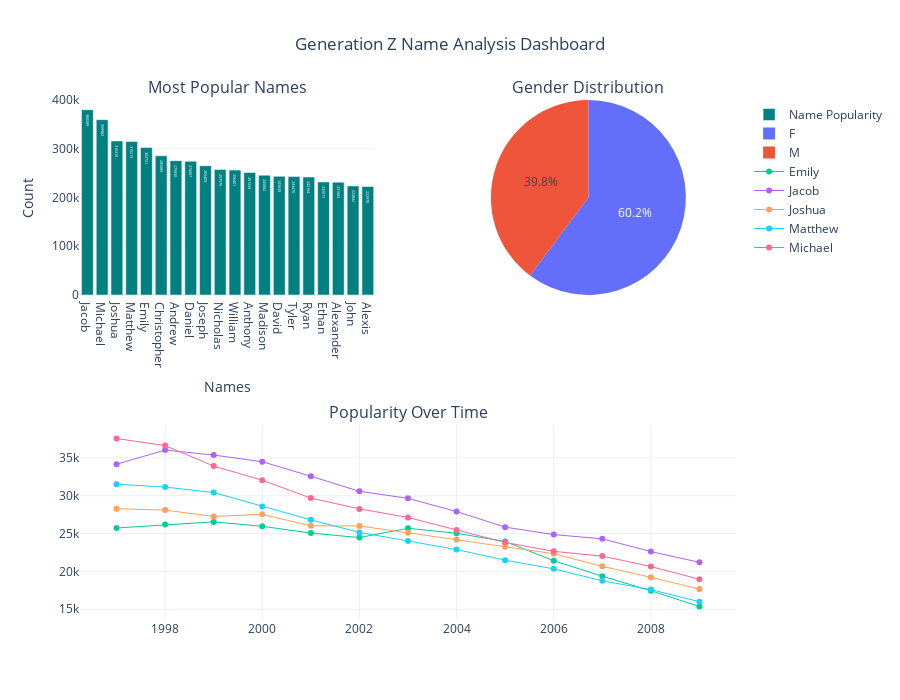

Notebook cell for this chart:
### Markdown cell above
## Generation Z (1997 - 2009)

### Code cell
# Filter the DataFrame for The Generation Z years
df_generation_z = df_baby_names[["Name", "Year", "Gender", "Count"]][
    (df_baby_names.Year >= 1997) & (df_baby_names.Year <= 2009)
]

# Group by "Name" and "Gender" to calculate the total count for each gender
grouped = df_generation_z.groupby(["Name", "Gender"], as_index=False).agg({"Count": "sum"})

# Find the most popular gender for each name
most_popular_gender = (
    grouped.loc[grouped.groupby("Name")["Count"].idxmax()] 
    .rename(columns={"Count": "MaxGenderCount"})           
    [["Name", "Gender"]]                                   
)

# Merge the most popular gender back into the original DataFrame
df_generation_z = (
    df_generation_z.groupby("Name", as_index=False)
    .agg({
        "Year": "min",       
        "Count": "sum"       
    })
    .merge(most_popular_gender, on="Name", how="left")
)

# Sort by Count in descending order
df_generation_z = df_generation_z.sort_values(by="Count", ascending=False)

bar_chart = go.Bar(
    x=df_generation_z.iloc[:20]["Name"],
    y=df_generation_z.iloc[:20]["Count"],
    text=df_generation_z["Count"],
    textposition='auto',
    name="Name Popularity",
    marker=dict(color='teal')
)

gender_distribution = df_generation_z["Gender"].value_counts()
pie_chart = go.Pie(
    labels=gender_distribution.index,
    values=gender_distribution.values,
    name="Gender Distribution"
)

# Retrieves the 5 most popular names for the Generation
df_line_chart_name = df_generation_z.iloc[:5][["Name", "Gender"]] 

# Return only the names in the previous dataset from the original dataset
df_filtered = df_baby_names[df_baby_names["Name"].isin(df_line_chart_name["Name"])] 

# Filter the filtered dataset to only return the years between 1997 and 2009
df_filtered = df_filtered[(df_filtered["Year"] >= 1997) & (df_filtered["Year"] <= 2009)]

# Return all the fields Name, Year, Count, Gender
df_line_chart = df_filtered[["Name", "Year", "Count", "Gender"]] 

# Merge the previous df_line_chart_name with df_line_chart to return the right names with most popular gender by years in the generation
df_line_chart_actual = pd.merge(df_line_chart, df_line_chart_name, on=['Name', 'Gender'], how='inner')

line_chart = go.Figure()

# Group by "Name" and iterate through the groups directly
for name, group in df_line_chart_actual.groupby("Name"):
    line_chart.add_trace(go.Scatter(
        x=group["Year"],
        y=group["Count"],
        mode='lines+markers',
        name=name,  
        line=dict(width=1),
        marker=dict(size=6),
        text=group["Name"]
    ))

# Update Layout for Better Visualization
line_chart.update_layout(
    title="Popularity of Names Over Time",
    xaxis_title="Year",
    yaxis_title="Count",
    template="plotly_white",
    showlegend=True,
)

# Create a Subplot Layout
fig = make_subplots(
    rows=2, cols=2,
    specs=[[{"type": "bar"}, {"type": "pie"}], [{"type": "scatter", "colspan": 2}, None]],
    subplot_titles=("Most Popular Names", "Gender Distribution", "Popularity Over Time")
)

# Add the Bar Chart and Pie Chart to the Subplot
fig.add_trace(bar_chart, row=1, col=1)
fig.add_trace(pie_chart, row=1, col=2)

# Add the scatter plot from the line_chart to the subplot
for trace in line_chart.data:
    fig.add_trace(trace, row=2, col=1)

# Update Layout for Better Visualization
fig.update_layout(
    title_text="Generation Z Name Analysis Dashboard",
    title_x=0.5,
    height=700,
    showlegend=True,
    template="plotly_white",
    xaxis_title="Names",
    yaxis_title="Count"
)
# Display the Dashboard
fig.show()

### Figure 1 — Plotly figure (JSON) as saved in the notebook; plotly's stock layout.template omitted (floating-point values rounded to 4 significant figures; data arrays with more than 128 entries replaced by an {"elided": "..."} marker saying what was removed)
{"data": [{"marker": {"color": "teal"}, "name": "Name Popularity", "text": {"elided": "58771 int values"}, "textposition": "auto", "type": "bar", "x": ["Jacob", "Michael", "Joshua", "Matthew", "Emily", "Christopher", "Andrew", "Daniel", "Joseph", "Nicholas", "William", "Anthony", "Madison", "David", "Tyler", "Ryan", "Ethan", "Alexander", "John", "Alexis"], "xaxis": "x", "y": [380289, 359982, 316316, 315213, 302721, 285689, 275830, 274457, 265409, 257579, 256401, 251559, 245882, 243639, 243470, 242164, 232017, 231683, 223842, 222970], "yaxis": "y"}, {"domain": {"x": [0.55, 1], "y": [0.625, 1]}, "labels": ["F", "M"], "name": "Gender Distribution", "type": "pie", "values": [35394, 23377]}, {"line": {"width": 1}, "marker": {"size": 6}, "mode": "lines+markers", "name": "Emily", "text": ["Emily", "Emily", "Emily", "Emily", "Emily", "Emily", "Emily", "Emily", "Emily", "Emily", "Emily", "Emily", "Emily"], "type": "scatter", "x": [1997, 1998, 1999, 2000, 2001, 2002, 2003, 2004, 2005, 2006, 2007, 2008, 2009], "xaxis": "x2", "y": [25735, 26186, 26541, 25959, 25059, 24469, 25692, 25040, 23949, 21411, 19363, 17444, 15362], "yaxis": "y2"}, {"line": {"width": 1}, "marker": {"size": 6}, "mode": "lines+markers", "name": "Jacob", "text": ["Jacob", "Jacob", "Jacob", "Jacob", "Jacob", "Jacob", "Jacob", "Jacob", "Jacob", "Jacob", "Jacob", "Jacob", "Jacob"], "type": "scatter", "x": [1997, 1998, 1999, 2000, 2001, 2002, 2003, 2004, 2005, 2006, 2007, 2008, 2009], "xaxis": "x2", "y": [34158, 36026, 35370, 34490, 32572, 30585, 29652, 27902, 25846, 24862, 24302, 22618, 21199], "yaxis": "y2"}, {"line": {"width": 1}, "marker": {"size": 6}, "mode": "lines+markers", "name": "Joshua", "text": ["Joshua", "Joshua", "Joshua", "Joshua", "Joshua", "Joshua", "Joshua", "Joshua", "Joshua", "Joshua", "Joshua", "Joshua", "Joshua"], "type": "scatter", "x": [1997, 1998, 1999, 2000, 2001, 2002, 2003, 2004, 2005, 2006, 2007, 2008, 2009], "xaxis": "x2", "y": [28288, 28095, 27261, 27540, 26024, 25997, 25103, 24211, 23260, 22334, 20665, 19225, 17664], "yaxis": "y2"}, {"line": {"width": 1}, "marker": {"size": 6}, "mode": "lines+markers", "name": "Matthew", "text": ["Matthew", "Matthew", "Matthew", "Matthew", "Matthew", "Matthew", "Matthew", "Matthew", "Matthew", "Matthew", "Matthew", "Matthew", "Matthew"], "type": "scatter", "x": [1997, 1998, 1999, 2000, 2001, 2002, 2003, 2004, 2005, 2006, 2007, 2008, 2009], "xaxis": "x2", "y": [31517, 31144, 30418, 28579, 26812, 25154, 24010, 22882, 21480, 20337, 18751, 17598, 16002], "yaxis": "y2"}, {"line": {"width": 1}, "marker": {"size": 6}, "mode": "lines+markers", "name": "Michael", "text": ["Michael", "Michael", "Michael", "Michael", "Michael", "Michael", "Michael", "Michael", "Michael", "Michael", "Michael", "Michael", "Michael"], "type": "scatter", "x": [1997, 1998, 1999, 2000, 2001, 2002, 2003, 2004, 2005, 2006, 2007, 2008, 2009], "xaxis": "x2", "y": [37557, 36617, 33913, 32042, 29688, 28257, 27126, 25469, 23826, 22649, 22020, 20645, 18957], "yaxis": "y2"}], "layout": {"annotations": [{"font": {"size": 16}, "showarrow": false, "text": "Most Popular Names", "x": 0.225, "xanchor": "center", "xref": "paper", "y": 1, "yanchor": "bottom", "yref": "paper"}, {"font": {"size": 16}, "showarrow": false, "text": "Gender Distribution", "x": 0.775, "xanchor": "center", "xref": "paper", "y": 1, "yanchor": "bottom", "yref": "paper"}, {"font": {"size": 16}, "showarrow": false, "text": "Popularity Over Time", "x": 0.5, "xanchor": "center", "xref": "paper", "y": 0.375, "yanchor": "bottom", "yref": "paper"}], "height": 700, "showlegend": true, "title": {"text": "Generation Z Name Analysis Dashboard", "x": 0.5}, "xaxis": {"anchor": "y", "domain": [0, 0.45], "title": {"text": "Names"}}, "xaxis2": {"anchor": "y2", "domain": [0, 1]}, "yaxis": {"anchor": "x", "domain": [0.625, 1], "title": {"text": "Count"}}, "yaxis2": {"anchor": "x2", "domain": [0, 0.375]}}}
